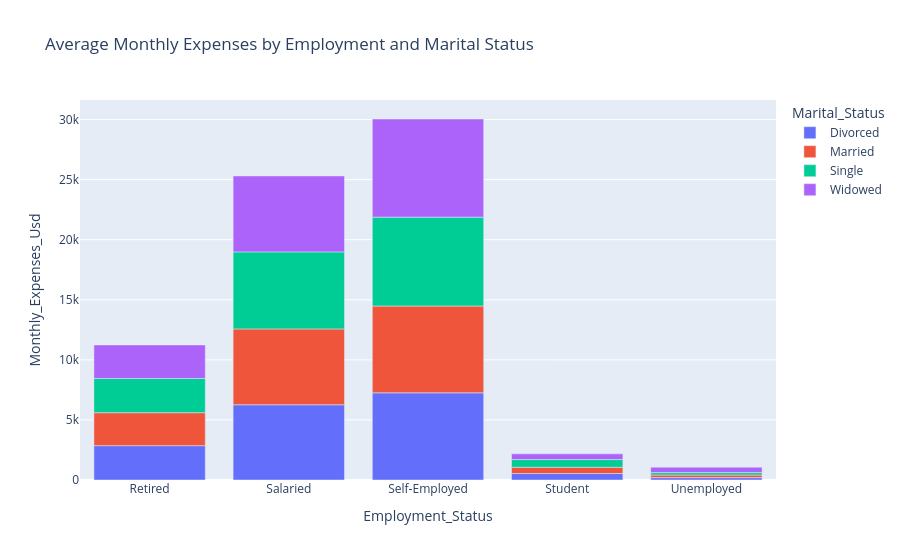

Notebook code for this chart:
### Markdown cell above
<div style="
    margin:30px 0 20px 0;
    padding:0 0 12px 0;
    border-bottom:2px solid #2563eb;">
  <h3 style="
        margin:0;
        color:#0f172a;
        font-size:15px;
        font-weight:700;
        line-height:1.5;
    ">
        📊 Question 3: How do monthly expenses vary across employment status and marital status?
</h3>
</div>

### Code cell
expense_summary = (df.groupby(['Employment_Status', 'Marital_Status'])['Monthly_Expenses_Usd'].mean().reset_index())
fig = px.bar(expense_summary,
             x='Employment_Status',
             y='Monthly_Expenses_Usd',
             color='Marital_Status',
             title='Average Monthly Expenses by Employment and Marital Status'
)
fig.show()

### Figure 1 — Plotly figure (JSON) as saved in the notebook; plotly's stock layout.template omitted (floating-point values rounded to 4 significant figures)
{"data": [{"hovertemplate": "Marital_Status=Divorced<br>Employment_Status=%{x}<br>Monthly_Expenses_Usd=%{y}<extra></extra>", "legendgroup": "Divorced", "marker": {"color": "#636efa", "pattern": {"shape": ""}}, "name": "Divorced", "orientation": "v", "showlegend": true, "textposition": "auto", "type": "bar", "x": ["Retired", "Salaried", "Self-Employed", "Student", "Unemployed"], "xaxis": "x", "y": [2858.0, 6264.0, 7256.0, 539.7, 198.1], "yaxis": "y"}, {"hovertemplate": "Marital_Status=Married<br>Employment_Status=%{x}<br>Monthly_Expenses_Usd=%{y}<extra></extra>", "legendgroup": "Married", "marker": {"color": "#EF553B", "pattern": {"shape": ""}}, "name": "Married", "orientation": "v", "showlegend": true, "textposition": "auto", "type": "bar", "x": ["Retired", "Salaried", "Self-Employed", "Student", "Unemployed"], "xaxis": "x", "y": [2744.0, 6311.0, 7226.0, 519.8, 216.4], "yaxis": "y"}, {"hovertemplate": "Marital_Status=Single<br>Employment_Status=%{x}<br>Monthly_Expenses_Usd=%{y}<extra></extra>", "legendgroup": "Single", "marker": {"color": "#00cc96", "pattern": {"shape": ""}}, "name": "Single", "orientation": "v", "showlegend": true, "textposition": "auto", "type": "bar", "x": ["Retired", "Salaried", "Self-Employed", "Student", "Unemployed"], "xaxis": "x", "y": [2848.0, 6413.0, 7397.0, 640.9, 200.2], "yaxis": "y"}, {"hovertemplate": "Marital_Status=Widowed<br>Employment_Status=%{x}<br>Monthly_Expenses_Usd=%{y}<extra></extra>", "legendgroup": "Widowed", "marker": {"color": "#ab63fa", "pattern": {"shape": ""}}, "name": "Widowed", "orientation": "v", "showlegend": true, "textposition": "auto", "type": "bar", "x": ["Retired", "Salaried", "Self-Employed", "Student", "Unemployed"], "xaxis": "x", "y": [2791.0, 6321.0, 8168.0, 478.8, 450.8], "yaxis": "y"}], "layout": {"barmode": "relative", "legend": {"title": {"text": "Marital_Status"}, "tracegroupgap": 0}, "title": {"text": "Average Monthly Expenses by Employment and Marital Status"}, "xaxis": {"anchor": "y", "domain": [0, 1], "title": {"text": "Employment_Status"}}, "yaxis": {"anchor": "x", "domain": [0, 1], "title": {"text": "Monthly_Expenses_Usd"}}}}
